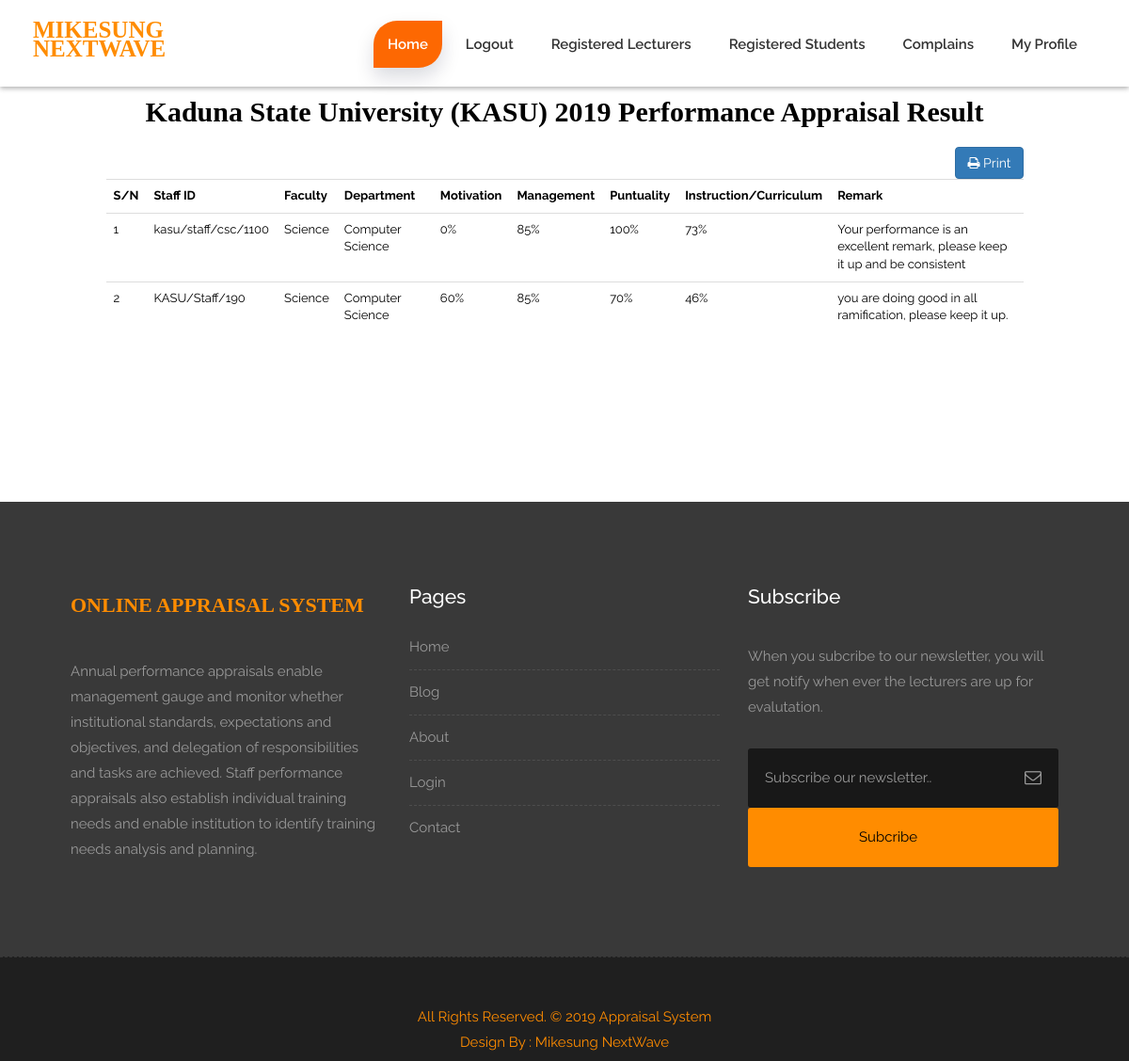
The app's page /processed_result.php (signed in) with its own data.
### tables this page shows
CREATE TABLE `schools` (
  `id` int(11) NOT NULL,
  `schoolNames` varchar(100) NOT NULL,
  `email` varchar(100) NOT NULL,
  `mobile` varchar(100) NOT NULL
);

CREATE TABLE `final_result` (
  `staff_sid` int(11) NOT NULL,
  `motivation` int(11) DEFAULT NULL,
  `puntuality` int(11) DEFAULT NULL,
  `instruction_curriculum` int(11) DEFAULT NULL,
  `management` int(11) DEFAULT NULL,
  `remark` text
);

CREATE TABLE `lecturers_data` (
  `id` int(11) NOT NULL,
  `title` varchar(50) DEFAULT NULL,
  `school_id` int(11) DEFAULT NULL,
  `faculty_id` int(11) DEFAULT NULL,
  `department_id` int(11) DEFAULT NULL,
  `firstName` varchar(50) DEFAULT NULL,
  `lastName` varchar(50) DEFAULT NULL,
  `middleName` varchar(50) DEFAULT NULL,
  `gender` varchar(50) DEFAULT NULL,
  `staff_id` varchar(100) DEFAULT NULL,
  `mobile` varchar(50) DEFAULT NULL,
  `password` varchar(50) DEFAULT NULL,
  `email` varchar(50) DEFAULT NULL
);

CREATE TABLE `faculties` (
  `id` int(11) NOT NULL,
  `faculties` varchar(100) NOT NULL
);

CREATE TABLE `departments` (
  `id` int(11) NOT NULL,
  `departments` varchar(100) NOT NULL
);

### processed_result.php (the view, shortened to what this page needs)
<?php include ('admin_header.php'); ?>
<?php
include 'db_connect.php';
		$id = $_SESSION['id'];
		$sql = "SELECT * FROM admin
				INNER JOIN schools
				ON admin.school_id = schools.id
				WHERE admin.id = '".$id."'";
		$query = mysqli_query($conn, $sql) or die(mysqli_error($conn));
		 $row2 = mysqli_fetch_assoc($query)
?>
<div class="container-fluid" style="padding-bottom: 160px">
		<div class="col-md-10 col-md-offset-1">
			<form class="form">
				<div class="row">
				 <p class="text-center" style="font-family: Gebriola; font-size: 30px; color: black"><b><td><?php echo $row2['schoolNames']; ?></td>  2019 Performance Appraisal Result</b></p>
		 		<div class="text-right">
		 				 	<td><a href="#" class='btn btn-primary' onclick="javascript:window.print()" /><i class='fa fa-print'></i> Print</a></td>
		 		</div>
		 		<table class="table" style="font-size: 13px">
		 			<tr>
		 				<th>S/N</th>
		 				<th>Staff ID</th>
		 				<th>Faculty</th>
		 				<th>Department</th>
		 				<th>Motivation</th>
		 				<th>Management</th>
		 				<th>Puntuality</th>
		 				<th>Instruction/Curriculum</th>
		 				<th>Remark</th>
		 			</tr>
		 			<?php
		 				$no=1;
		 				$sql="SELECT lecturers_data.id, lecturers_data.staff_id, faculties.faculties, departments.departments, final_result.motivation, final_result.puntuality, final_result.management, final_result.remark, final_result.instruction_curriculum
		 					FROM final_result
		 					INNER JOIN lecturers_data
                            ON lecturers_data.id = final_result.staff_sid
		 					INNER JOIN schools
                            ON lecturers_data.school_id = schools.id
                            INNER JOIN faculties
                            ON lecturers_data.faculty_id = faculties.id
                            INNER JOIN departments
                            ON lecturers_data.department_id = departments.id
                     		WHERE lecturers_data.school_id = '".$row2['school_id']."'";
		 					$query = mysqli_query($conn, $sql) or die(mysqli_error($conn));
		 		while ($row = mysqli_fetch_assoc($query)) {
		 			?>
		 			<tr>
		 				<td><?php echo $no ; ?></td>
		 				<td><?php echo $row['staff_id']; ?></td>
		 				<td><?php echo $row['faculties']; ?></td>
		 				<td><?php echo $row['departments']; ?></td>
		 				<td><?php echo $row['motivation']; ?>%</td>
		 				<td><?php echo $row['management']; ?>%</td>
		 				<td><?php echo $row['puntuality']; ?>%</td>
		 				<td><?php echo $row['instruction_curriculum']; ?>%</td>
		 				<td><?php echo $row['remark']; ?></td>
		 			</tr>
		 		<?php
		 			$no++;
		 			}
		 		?>
		 </table>
		 </div>
	  </form>
 	</div>
</div>
<?php include 'footer.php' ?>
</body>
</html>

### style.css (style rules this page uses)
body { color: #999; font-size: 15px; font-family: 'Raleway', sans-serif; line-height: 1.80857; }
a { color: #1f1f1f; text-decoration: none !important; outline: none !important; -webkit-transition: all .3s ease-in-out; -moz-transition: all .3s ease-in-out; -ms-transition: all .3s ease-in-out; -o-transition: all .3s ease-in-out; transition: all .3s ease-in-out; }
a { color: #1f1f1f; text-decoration: none; outline: none; }
a, .btn { text-decoration: none !important; outline: none !important; -webkit-transition: all .3s ease-in-out; -moz-transition: all .3s ease-in-out; -ms-transition: all .3s ease-in-out; -o-transition: all .3s ease-in-out; transition: all .3s ease-in-out; }
:root { --pricingTable-yellow: #fd6802; --pricingTable-purple: #fd6802; --pricingTable-blue: #fd6802; }

### css/responsive.css (style rules this page uses)
@media (max-width: 1200px) { .container-fluid { width: 100%; padding: 0 15px; } }

### processed_result.php (style rules this page uses)
table,th,td { color: black; }

### records on screen
final_result: staff_sid.staff_id "kasu/staff/csc/1100", faculties.faculties "Science", departments.departments "Computer Science", motivation "0", management "85", puntuality "100", instruction_curriculum "73", remark "Your performance is an excellent remark, please keep it up and be consistent"
final_result: staff_sid.staff_id "KASU/Staff/190", faculties.faculties "Science", departments.departments "Computer Science", motivation "60", management "85", puntuality "70", instruction_curriculum "46", remark "you are doing good in all ramification, please keep it up."

### other values on screen
$row2['schoolNames'] "Kaduna State University (KASU)"
